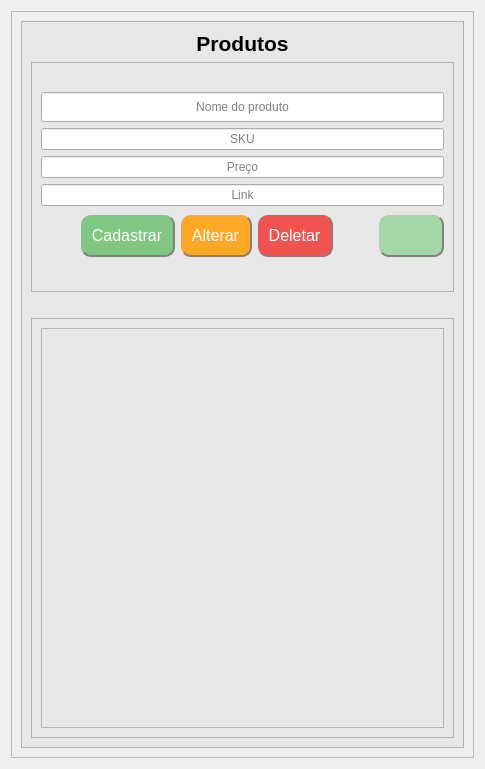
            <widget class="QWidget" name="pg_Cadastrar">
             <layout class="QVBoxLayout" name="verticalLayout_7">
              <item>
               <widget class="QFrame" name="frame">
                <property name="frameShape">
                 <enum>QFrame::StyledPanel</enum>
                </property>
                <property name="frameShadow">
                 <enum>QFrame::Raised</enum>
                </property>
                <layout class="QHBoxLayout" name="horizontalLayout_4">
                 <item>
                  <widget class="QFrame" name="frame_4">
                   <property name="styleSheet">
                    <string notr="true">QFrame{
Background-color: rgb(231, 231, 231);
}
</string>
                   </property>
                   <property name="frameShape">
                    <enum>QFrame::StyledPanel</enum>
                   </property>
                   <property name="frameShadow">
                    <enum>QFrame::Raised</enum>
                   </property>
                   <layout class="QVBoxLayout" name="verticalLayout_10">
                    <item>
                     <widget class="QLabel" name="label_5">
                      <property name="styleSheet">
                       <string notr="true">padding:20;
color: rgb(0, 99, 148);
/*margin-top: 25px;
margin-bottom: 25px; *\
</string>
                      </property>
                      <property name="text">
                       <string>&lt;html&gt;&lt;head/&gt;&lt;body&gt;&lt;p align=&quot;center&quot;&gt;&lt;span style=&quot; font-size:16pt; font-weight:600;&quot;&gt;Produtos&lt;/span&gt;&lt;/p&gt;&lt;/body&gt;&lt;/html&gt;</string>
                      </property>
                     </widget>
                    </item>
                    <item>
                     <widget class="QFrame" name="frame_3">
                      <property name="minimumSize">
                       <size>
                        <width>0</width>
                        <height>230</height>
                       </size>
                      </property>
                      <property name="styleSheet">
                       <string notr="true">QPushButton{
height: 15px;
}
QLineEdit{
	border-radius: 3px;
	border: 2px solid transparent;
	background-color: rgb( 255, 255, 255);
	padding: 3px;
	font: 10pt &quot;MS Shell Dig 2&quot;;
}
QLineEdit:hover {
	border-color: #9BB4D6;
}
/*QLineEdit{
	background-color: rgb( 255, 255, 255);
	font: 10pt &quot;MS Shell Dig 2&quot;;
	padding: 5px;
	border-radius: 2px solid transparent;
} *\
QLineEdit{
	background-color: rgb( 255, 255, 255);
	padding: 5px;
	font: 10pt &quot;MS Shell Dig 2&quot;;
}
</string>
                      </property>
                      <property name="frameShape">
                       <enum>QFrame::StyledPanel</enum>
                      </property>
                      <property name="frameShadow">
                       <enum>QFrame::Raised</enum>
                      </property>
                      <layout class="QVBoxLayout" name="verticalLayout_15">
                       <item>
                        <layout class="QVBoxLayout" name="verticalLayout_8">
                         <item>
                          <widget class="QLineEdit" name="txt_produto">
                           <property name="minimumSize">
                            <size>
                             <width>0</width>
                             <height>30</height>
                            </size>
                           </property>
                           <property name="styleSheet">
                            <string notr="true"/>
                           </property>
                           <property name="text">
                            <string/>
                           </property>
                           <property name="alignment">
                            <set>Qt::AlignCenter</set>
                           </property>
                           <property name="dragEnabled">
                            <bool>false</bool>
                           </property>
                           <property name="placeholderText">
                            <string>Nome do produto</string>
                           </property>
                           <property name="clearButtonEnabled">
                            <bool>false</bool>
                           </property>
                          </widget>
                         </item>
                         <item>
                          <widget class="QLineEdit" name="txt_sku">
                           <property name="minimumSize">
                            <size>
                             <width>0</width>
                             <height>22</height>
                            </size>
                           </property>
                           <property name="styleSheet">
                            <string notr="true"/>
                           </property>
                           <property name="text">
                            <string/>
                           </property>
                           <property name="alignment">
                            <set>Qt::AlignCenter</set>
                           </property>
                           <property name="placeholderText">
                            <string>SKU</string>
                           </property>
                          </widget>
                         </item>
                         <item>
                          <widget class="QLineEdit" name="txt_preco">
                           <property name="minimumSize">
                            <size>
                             <width>0</width>
                             <height>22</height>
                            </size>
                           </property>
                           <property name="styleSheet">
                            <string notr="true"/>
                           </property>
                           <property name="alignment">
                            <set>Qt::AlignCenter</set>
                           </property>
                           <property name="placeholderText">
                            <string>Preço</string>
                           </property>
                          </widget>
                         </item>
                         <item>
                          <widget class="QLineEdit" name="txt_link">
                           <property name="minimumSize">
                            <size>
                             <width>0</width>
                             <height>22</height>
                            </size>
                           </property>
                           <property name="styleSheet">
                            <string notr="true"/>
                           </property>
                           <property name="alignment">
                            <set>Qt::AlignCenter</set>
                           </property>
                           <property name="placeholderText">
                            <string>Link</string>
                           </property>
                          </widget>
                         </item>
                         <item>
                          <layout class="QHBoxLayout" name="horizontalLayout_6">
                           <property name="topMargin">
                            <number>2</number>
                           </property>
                           <property name="bottomMargin">
                            <number>5</number>
                           </property>
                           <item>
                            <spacer name="horizontalSpacer_3">
                             <property name="orientation">
                              <enum>Qt::Horizontal</enum>
                             </property>
                             <property name="sizeHint" stdset="0">
                              <size>
                               <width>40</width>
                               <height>20</height>
                              </size>
                             </property>
                            </spacer>
                           </item>
                           <item>
                            <widget class="QPushButton" name="bt_Cadastrar_2">
                             <property name="sizePolicy">
                              <sizepolicy hsizetype="Expanding" vsizetype="Expanding">
                               <horstretch>0</horstretch>
                               <verstretch>0</verstretch>
                              </sizepolicy>
                             </property>
                             <property name="minimumSize">
                              <size>
                               <width>14</width>
                               <height>42</height>
                              </size>
                             </property>
                             <property name="maximumSize">
                              <size>
                               <width>16777215</width>
                               <height>40</height>
                              </size>
                             </property>
                             <property name="font">
                              <font>
                               <family>Segoe UI</family>
                               <pointsize>12</pointsize>
                              </font>
                             </property>
                             <property name="cursor">
                              <cursorShape>PointingHandCursor</cursorShape>
                             </property>
                             <property name="styleSheet">
                              <string notr="true">QPushButton:hover{
	/*background-color: #90a955;*/
	border-radius: 10px;
	color: #000;
}
QPushButton{
	background-color: #81C784;
	border-radius: 10px;
	padding-left: 10px;
	padding-right: 10px;
	color: #fff;
	border-bottom: 1.5px solid gray;
	border-right: 1.5px solid gray;
	
}
QPushButton:pressed{
	background-color: #66BB6A;
	border-radius: 15px;
	border-bottom: 1.5px solid gray;
	border-right: 1.5px solid gray;
	color: #000;
}</string>
                             </property>
                             <property name="text">
                              <string>Cadastrar</string>
                             </property>
                             <property name="autoDefault">
                              <bool>false</bool>
                             </property>
                             <property name="default">
                              <bool>false</bool>
                             </property>
                             <property name="flat">
                              <bool>false</bool>
                             </property>
                            </widget>
                           </item>
                           <item>
                            <widget class="QPushButton" name="bt_alterar">
                             <property name="sizePolicy">
                              <sizepolicy hsizetype="Expanding" vsizetype="Expanding">
                               <horstretch>0</horstretch>
                               <verstretch>0</verstretch>
                              </sizepolicy>
                             </property>
                             <property name="minimumSize">
                              <size>
                               <width>14</width>
                               <height>42</height>
                              </size>
                             </property>
                             <property name="maximumSize">
                              <size>
                               <width>16777215</width>
                               <height>40</height>
                              </size>
                             </property>
                             <property name="font">
                              <font>
                               <family>Segoe UI</family>
                               <pointsize>12</pointsize>
                              </font>
                             </property>
                             <property name="cursor">
                              <cursorShape>PointingHandCursor</cursorShape>
                             </property>
                             <property name="styleSheet">
                              <string notr="true">QPushButton:hover{
	/*background-color: #90a955;*/
	border-radius: 10px;
	color: #000;
}
QPushButton{
	background-color: #FFA726;
	border-radius: 10px;
	padding-left: 10px;
	padding-right: 10px;
	color: #fff;
	border-bottom: 1.5px solid gray;
	border-right: 1.5px solid gray;
	
}
QPushButton:pressed{
	background-color: #FF9800;
	border-radius: 15px;
	border-bottom: 1.5px solid gray;
	border-right: 1.5px solid gray;
	color: #000;
}</string>
                             </property>
                             <property name="text">
                              <string>Alterar</string>
                             </property>
                             <property name="autoDefault">
                              <bool>false</bool>
                             </property>
                             <property name="default">
                              <bool>false</bool>
                             </property>
                             <property name="flat">
                              <bool>false</bool>
                             </property>
                            </widget>
                           </item>
                           <item>
                            <widget class="QPushButton" name="bt_deletar">
                             <property name="enabled">
                              <bool>true</bool>
                             </property>
                             <property name="sizePolicy">
                              <sizepolicy hsizetype="Expanding" vsizetype="Expanding">
                               <horstretch>0</horstretch>
                               <verstretch>0</verstretch>
                              </sizepolicy>
                             </property>
                             <property name="minimumSize">
                              <size>
                               <width>30</width>
                               <height>42</height>
                              </size>
                             </property>
                             <property name="maximumSize">
                              <size>
                               <width>16777215</width>
                               <height>40</height>
                              </size>
                             </property>
                             <property name="font">
                              <font>
                               <family>Segoe UI</family>
                               <pointsize>12</pointsize>
                               <weight>50</weight>
                               <bold>false</bold>
                               <underline>false</underline>
                               <strikeout>false</strikeout>
                               <kerning>true</kerning>
                              </font>
                             </property>
                             <property name="cursor">
                              <cursorShape>PointingHandCursor</cursorShape>
                             </property>
                             <property name="styleSheet">
                              <string notr="true">QPushButton:hover{
	/*background-color: #90a955;*/
	border-radius: 10px;
	color: #000;
}
QPushButton{
	background-color: #EF5350;
	border-radius: 10px;
	padding-left: 10px;
	padding-right: 10px;
	color: #fff;
	border-bottom: 1.5px solid gray;
	border-right: 1.5px solid gray;
}
QPushButton:pressed{
	background-color: #F44336;
	border-radius: 15px;
	border-bottom: 1.5px solid gray;
	border-right: 1.5px solid gray;
	color: #000;
}</string>
                             </property>
                             <property name="text">
                              <string>Deletar</string>
                             </property>
                            </widget>
                           </item>
                           <item>
                            <spacer name="horizontalSpacer_7">
                             <property name="orientation">
                              <enum>Qt::Horizontal</enum>
                             </property>
                             <property name="sizeHint" stdset="0">
                              <size>
                               <width>40</width>
                               <height>20</height>
                              </size>
                             </property>
                            </spacer>
                           </item>
                           <item>
                            <widget class="QPushButton" name="bt_exportar">
                             <property name="enabled">
                              <bool>true</bool>
                             </property>
                             <property name="sizePolicy">
                              <sizepolicy hsizetype="Maximum" vsizetype="Expanding">
                               <horstretch>0</horstretch>
                               <verstretch>0</verstretch>
                              </sizepolicy>
                             </property>
                             <property name="minimumSize">
                              <size>
                               <width>10</width>
                               <height>42</height>
                              </size>
                             </property>
                             <property name="maximumSize">
                              <size>
                               <width>16777215</width>
                               <height>40</height>
                              </size>
                             </property>
                             <property name="font">
                              <font>
                               <family>Segoe UI</family>
                               <pointsize>12</pointsize>
                               <weight>50</weight>
                               <bold>false</bold>
                               <underline>false</underline>
                               <strikeout>false</strikeout>
                               <kerning>true</kerning>
                              </font>
                             </property>
                             <property name="cursor">
                              <cursorShape>PointingHandCursor</cursorShape>
                             </property>
                             <property name="toolTip">
                              <string>&lt;html&gt;&lt;head/&gt;&lt;body&gt;&lt;p&gt;Exportar para excel&lt;/p&gt;&lt;/body&gt;&lt;/html&gt;</string>
                             </property>
                             <property name="styleSheet">
                              <string notr="true">QPushButton:hover{
	/*background-color: #90a955;*/
	border-radius: 10px;
	color: #fff;
}
QPushButton{
	background-color: #A5D6A7;
	border-radius: 10px;
	padding-left: 10px;
	padding-right: 10px;
	color: #fff;
	border-bottom: 1.5px solid gray;
	border-right: 1.5px solid gray;
	
}
QPushButton:pressed{
	background-color: #81C784;
	border-radius: 15px;
	border-bottom: 1.5px solid gray;
	border-right: 1.5px solid gray;
	color: #000;
}</string>
                             </property>
                             <property name="text">
                              <string/>
                             </property>
                             <property name="icon">
                              <iconset resource="Icons_.qrc">
                               <normaloff>:/icons/icones/download.png</normaloff>:/icons/icones/download.png</iconset>
                             </property>
                            </widget>
                           </item>
                          </layout>
                         </item>
                        </layout>
                       </item>
                      </layout>
                     </widget>
                    </item>
                    <item>
                     <spacer name="verticalSpacer_3">
                      <property name="orientation">
                       <enum>Qt::Vertical</enum>
                      </property>
                      <property name="sizeHint" stdset="0">
                       <size>
                        <width>20</width>
                        <height>20</height>
                       </size>
                      </property>
                     </spacer>
                    </item>
                    <item>
                     <widget class="QFrame" name="frame_6">
                      <property name="sizePolicy">
                       <sizepolicy hsizetype="Preferred" vsizetype="Expanding">
                        <horstretch>0</horstretch>
                        <verstretch>0</verstretch>
                       </sizepolicy>
                      </property>
                      <property name="maximumSize">
                       <size>
                        <width>16777215</width>
                        <height>16777215</height>
                       </size>
                      </property>
                      <property name="frameShape">
                       <enum>QFrame::StyledPanel</enum>
                      </property>
                      <property name="frameShadow">
                       <enum>QFrame::Raised</enum>
                      </property>
                      <layout class="QHBoxLayout" name="horizontalLayout">
                       <item>
                        <widget class="QTableView" name="tb_produtos">
                         <property name="minimumSize">
                          <size>
                           <width>0</width>
                           <height>400</height>
                          </size>
                         </property>
                         <property name="maximumSize">
                          <size>
                           <width>16777215</width>
                           <height>400</height>
                          </size>
                         </property>
                         <property name="styleSheet">
                          <string notr="true"/>
                         </property>
                        </widget>
                       </item>
                      </layout>
                     </widget>
                    </item>
                   </layout>
                  </widget>
                 </item>
                </layout>
               </widget>
              </item>
             </layout>
            </widget>
